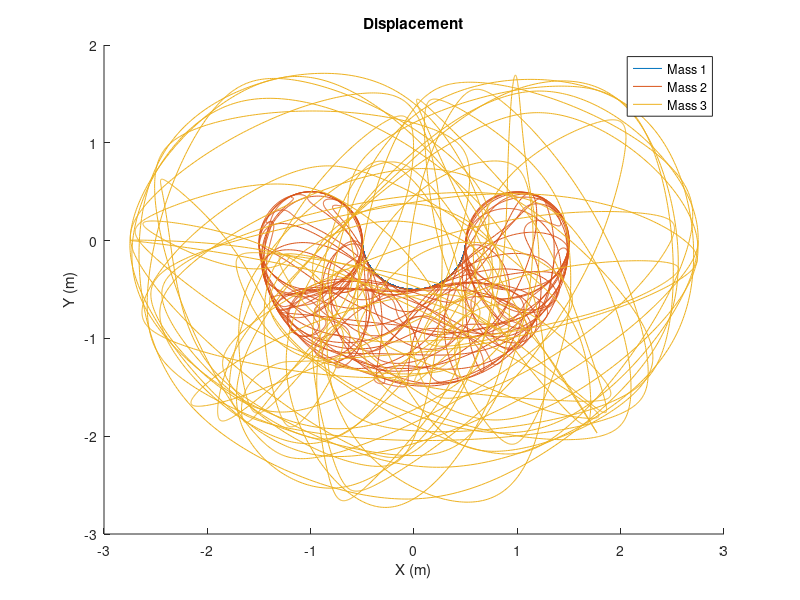
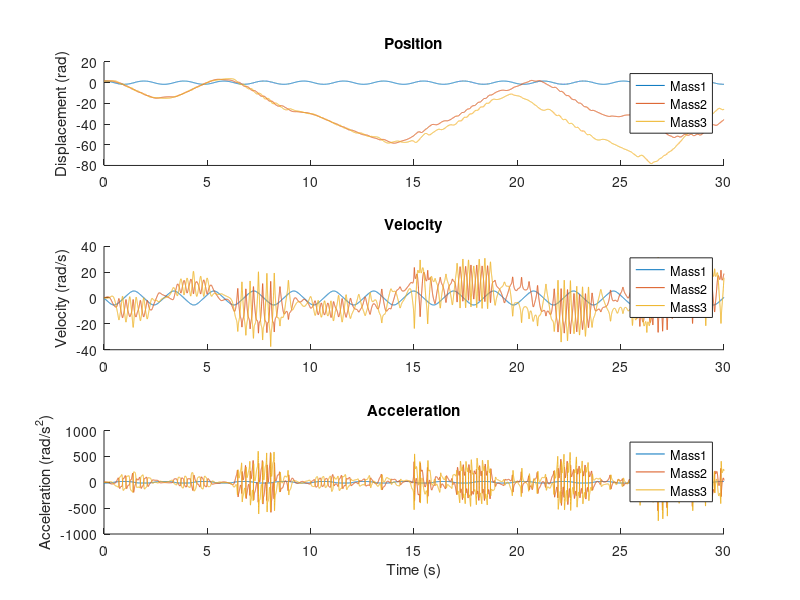
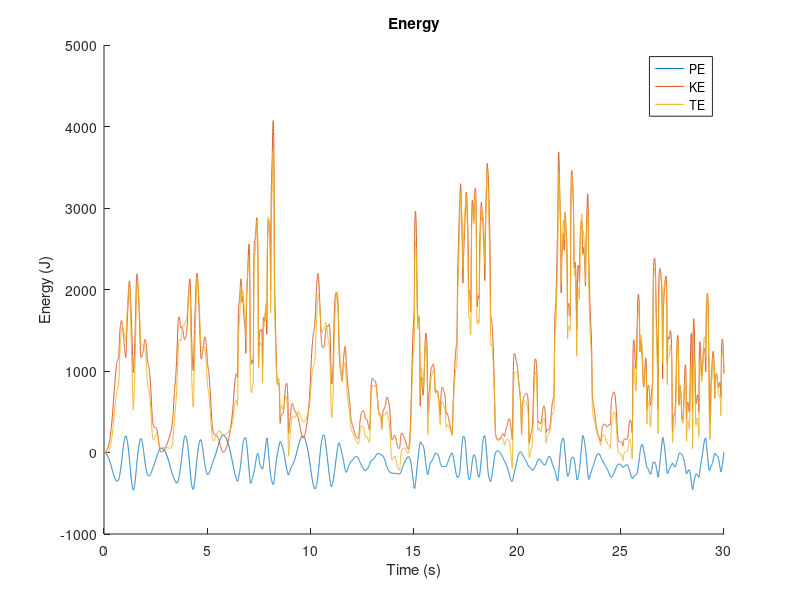

Write the MATLAB code that produced these figures, in order.
%%PSET5 Q1: Sophie Li
%This function calculates the state equations for a double compound
%pendulum. It also took about 20 hours to debug.

%Should look like this: https://www.youtube.com/watch?v=_o_ap98sTwg
function base_doublepen
close all

L1 = 1;
L2 = 1;
L3 = 1.5;
M1 = 10;
M2 = 10;
M3 = 10;
g = 9.81;

theta1_0 = pi/2;
theta1v_0 = 0;
theta2_0 = pi/2;
theta2v_0 = 0;
theta3_0 = pi/2;
theta3v_0 = 0;

t_interval = [0 30];
initial_vals = [theta1_0; theta1v_0; theta2_0; theta2v_0; theta3_0; theta3v_0];

options = odeset('RelTol', 1e-7);
[T_out, Z_out] = ode45(@motion, t_interval, initial_vals, options);

t1_o = Z_out(:,1);
t1d_o = Z_out(:,2);
t2_o = Z_out(:,3);
t2d_o = Z_out(:,4);
t3_o = Z_out(:,5);
t3d_o = Z_out(:,6);

x1 = L1/2.*sin(t1_o);
y1 = -L1/2.*cos(t1_o);
x2 = L1.*sin(t1_o) + L2/2.*sin(t2_o);
y2 = -L1.*cos(t1_o) - L2/2.*cos(t2_o);
x3 = L1.*sin(t1_o) + L2.*sin(t2_o) + L3/2.*sin(t3_o);
y3 = -L1.*cos(t1_o) - L2.*cos(t2_o) - L3/2.*cos(t3_o);

xv1 = L1/2.*cos(t1_o).*t1d_o;
yv1 = L1/2.*sin(t1_o).*t1d_o;
xv2 = xv1*2 + L2/2.*cos(t2_o).*t2d_o;
yv2 = yv1*2 + L2/2.*sin(t2_o).*t2d_o;
xv3 = xv1*2 + L2.*cos(t2_o).*t2d_o + L3/2.*cos(t3_o).*t3d_o;
yv3 = yv1*2 + L2.*sin(t2_o).*t2d_o + L3/2.*sin(t3_o).*t3d_o;

LHS = zeros(length(T_out), 9);
for i = 1:length(T_out)
    LHS(i, :) = calc_LHS(Z_out(i, :));
end

t1a_o = LHS(:, 1);
t2a_o = LHS(:, 2);
t3a_o = LHS(:, 3);

%Cartesian Displacement
figure
hold all
plot(x1, y1)
plot(x2, y2)
plot(x3, y3)
legend('Mass 1', 'Mass 2', 'Mass 3')
title('Displacement')
xlabel('X (m)')
ylabel('Y (m)')

%Tangential Position/Velocity/Acceleration
figure
%Position
subplot(3,1,1)
hold all
plot(T_out, t1_o)
plot(T_out, t2_o)
plot(T_out, t3_o)
title('Position')
ylabel('Displacement (rad)')
legend('Mass1', 'Mass2', 'Mass3')
%Velocity
subplot(3,1,2)
hold all
plot(T_out, t1d_o)
plot(T_out, t2d_o)
plot(T_out, t3d_o)
title('Velocity')
ylabel('Velocity (rad/s)')
legend('Mass1', 'Mass2', 'Mass3')
%Acceleration
subplot(3,1,3)
hold all
plot(T_out, t1a_o)
plot(T_out, t2a_o)
plot(T_out, t3a_o)
title('Acceleration')
xlabel('Time (s)')
ylabel('Acceleration (rad/s^2)')
legend('Mass1', 'Mass2', 'Mass3')

%Energy
PE1 = M1*g.*y1;
KE1 = 0.5*M1.*(xv1.^2 + yv1.^2);
PE2 = M2*g.*y2;
KE2 = 0.5*M2.*(xv2.^2 + yv2.^2);
PE3 = M3*g.*y3;
KE3 = 0.5*M3.*(xv3.^2 + yv3.^2);
PE = PE1 + PE2 + PE3;
KE = KE1 + KE2 + KE3;
TE = PE + KE;

figure
hold all
plot(T_out, PE)
plot(T_out, KE)
plot(T_out, TE)
legend('PE', 'KE', 'TE')
title('Energy')
xlabel('Time (s)')
ylabel('Energy (J)')

    function vals = calc_LHS(Z)
        t1 = Z(1);
        t1d = Z(2);
        t2 = Z(3);
        t2d = Z(4);
        t3 = Z(5);
        t3d = Z(6);
        
        t2a = t2 - t1;
        t3a = t3 - t2;
        t3b = t3 - t1;
       
        A = [0, 0, 0, 1, 0, cos(t2a), -sin(t2a), 0, 0;
            -M1*(L1/2), 0, 0, 0, 1, sin(t2a), cos(t2a), 0, 0;
            -M2*L1*sin(t2a), 0, 0, 0, 0, -1, 0, cos(t3a), -sin(t3a);
            M2*L1*cos(t2a), M2*(L2/2), 0, 0, 0, 0, 1, -sin(t3a), -cos(t3a);
            M3*L1*sin(t3b), M3*L2*sin(t3a), 0, 0, 0, 0, 0, 1, 0;
            M3*L1*cos(t3b), M3*L2*cos(t3a), M3*(L3/2), 0, 0, 0, 0, 0, 1;
            (M1*L1^2)/12, 0, 0, 0, L1/2, (L1/2)*sin(t2a), (L1/2)*cos(t2a), 0, 0;
            0, (M2*L2^2)/12, 0, 0, 0, 0, -L2/2, (-L2/2)*sin(t3a), (-L2/2)*cos(t3a);
            0, 0, (M3*L3^2)/12, 0, 0, 0, 0, 0, -L3/2];
          
       r = [-M1*t1d^2*(L1/2) - M1*g*cos(t1);
           M1*g*sin(t1);
           -M2*t1d^2*L1*cos(t2a) - M2*t2d^2*(L2/2) - M2*g*cos(t2);
           -M2*t1d^2*L1*sin(t2a) - M2*g*sin(t2);
           M3*t1d^2*L1*cos(t3b) + M3*t2d^2*L2*cos(t3a)+ M3*g*cos(t3) + M3*t3d^2*(L3/2);
           -M3*t1d^2*L1*sin(t3b) - M3*t2d^2*L2*sin(t3a) - M3*g*sin(t3);
           0;
           0;
           0];
           
        
        vals = A\r; 
    end

    function vals = motion(T, Z)
        t1d = Z(2);
        t2d = Z(4);
        t3d = Z(6);
        
        res = calc_LHS(Z);
        
        t1dd = res(1);
        t2dd = res(2);
        t3dd = res(3);

        vals = [t1d; t1dd; t2d; t2dd; t3d; t3dd];
        
    end

end
        
